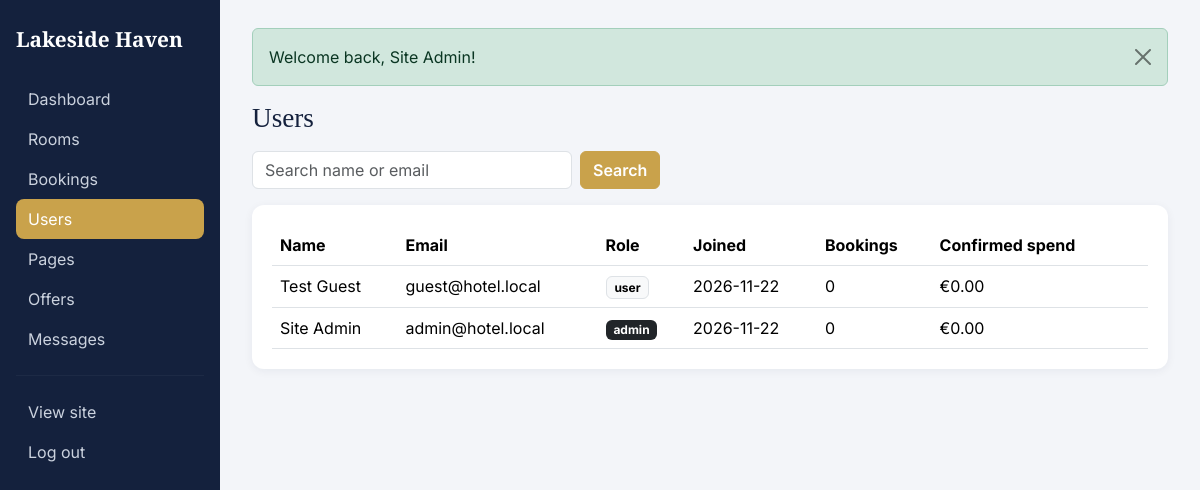
The page /admin/users.php (signed in) on the database its author committed.
### tables this page shows
CREATE TABLE users (
  id            INT UNSIGNED AUTO_INCREMENT PRIMARY KEY,
  name          VARCHAR(100) NOT NULL,
  email         VARCHAR(150) NOT NULL UNIQUE,
  password_hash VARCHAR(255) NOT NULL,
  role          ENUM('user','admin') NOT NULL DEFAULT 'user',
  created_at    TIMESTAMP NOT NULL DEFAULT CURRENT_TIMESTAMP
);

### includes/functions.php (called while the page is built, shortened)
<?php
require_once __DIR__ . '/db.php';
function e($value): string
{
    return htmlspecialchars((string)$value, ENT_QUOTES, 'UTF-8');
}
function money($amount): string
{
    return CURRENCY . number_format((float)$amount, 2);
}

### includes/db.php (called while the page is built, shortened)
<?php
function db(): PDO
{
    static $pdo = null;
    if ($pdo === null) {
        $dsn = 'mysql:host=' . DB_HOST . ';dbname=' . DB_NAME . ';charset=utf8mb4';
        try {
            $pdo = new PDO($dsn, DB_USER, DB_PASS, [
                PDO::ATTR_ERRMODE            => PDO::ERRMODE_EXCEPTION,
                PDO::ATTR_DEFAULT_FETCH_MODE => PDO::FETCH_ASSOC,
                PDO::ATTR_EMULATE_PREPARES   => false,
            ]);
        } catch (PDOException $e) {
            http_response_code(500);
            exit('Database connection failed. Did you import database/schema.sql and seed.sql?');
        }
    }
    return $pdo;
}

### admin/users.php (the view, shortened to what this page needs)
<?php
$q = trim($_GET['q'] ?? '');
$sql = "SELECT u.id, u.name, u.email, u.role, u.created_at,
               (SELECT COUNT(*) FROM bookings b WHERE b.user_id = u.id) AS bookings,
               (SELECT COALESCE(SUM(total_price),0) FROM bookings b WHERE b.user_id = u.id AND b.status = 'confirmed') AS spent
          FROM users u";
$params = [];
$sql .= ' ORDER BY u.created_at DESC, u.id DESC LIMIT 200';
$st = db()->prepare($sql);
$st->execute($params);
$users = $st->fetchAll();
include __DIR__ . '/_header.php';
?>
<h1 class="mb-3">Users</h1>
<form class="d-flex gap-2 mb-3" method="get">
  <input class="form-control" style="max-width:320px" name="q" value="<?= e($q) ?>" placeholder="Search name or email">
  <button class="btn btn-gold">Search</button>
</form>
<div class="panel">
  <div class="table-responsive"><table class="table table-stack align-middle mb-0">
    <thead><tr><th>Name</th><th>Email</th><th>Role</th><th>Joined</th><th>Bookings</th><th>Confirmed spend</th><th></th></tr></thead>
    <tbody>
    <?php foreach ($users as $u): ?>
      <tr>
        <td data-label="Name"><?= e($u['name']) ?></td>
        <td data-label="Email"><?= e($u['email']) ?></td>
        <td data-label="Role"><span class="badge text-bg-<?= $u['role'] === 'admin' ? 'dark' : 'light border' ?>"><?= e($u['role']) ?></span></td>
        <td data-label="Joined"><?= e(substr($u['created_at'], 0, 10)) ?></td>
        <td data-label="Bookings"><?= (int)$u['bookings'] ?></td>
        <td data-label="Confirmed spend"><?= money($u['spent']) ?></td>
        <td class="text-end actions"><?php if ($u['bookings']): ?><a class="btn btn-sm btn-outline-primary" href="<?= url('admin/bookings.php?user=' . (int)$u['id']) ?>">Bookings</a><?php endif; ?></td>
      </tr>
    <?php endforeach; ?>
    </tbody>
  </table></div>
</div>
<?php include __DIR__ . '/_footer.php'; ?>

### assets/css/style.css (style rules this page uses)
:root { --navy: #14213d; --navy-soft: #1f3157; --gold: #c9a24b; --gold-dark: #a8832f; --cream: #faf7f2; --ink: #232a35; }
body { font-family: 'Inter', sans-serif; color: var(--ink); background: #fff; }
h1, h2, h3, h4, .brand { font-family: 'Playfair Display', serif; }
.btn-gold { background: var(--gold); border-color: var(--gold); color: #fff; font-weight: 600; }
html { -webkit-text-size-adjust: 100%; }
body { overflow-x: clip; }
.panel, .form-card, .room-card, .offer-banner, .table td, .table th { overflow-wrap: anywhere; }

### assets/css/admin.css (style rules this page uses)
.admin-body { background: #f3f5f9; }
.admin-main h1 { font-size: 1.7rem; color: var(--navy); }
.panel { background: #fff; border-radius: 12px; padding: 20px; box-shadow: 0 2px 10px rgba(20,33,61,.06); overflow-wrap: anywhere; }

### rows shown on the page
users: name "Test Guest", email "guest@hotel.local", role "user", created_at "2026-11-22", bookings "0", spent "€0.00"
users: name "Site Admin", email "admin@hotel.local", role "admin", created_at "2026-11-22", bookings "0", spent "€0.00"

### other values the page prints
SITE_NAME "Lakeside Haven"
$label "Dashboard"
$label "Rooms"
$label "Bookings"
$label "Users"
$label "Pages"
$label "Offers"
$label "Messages"
$f['message'] "Welcome back, Site Admin!"
